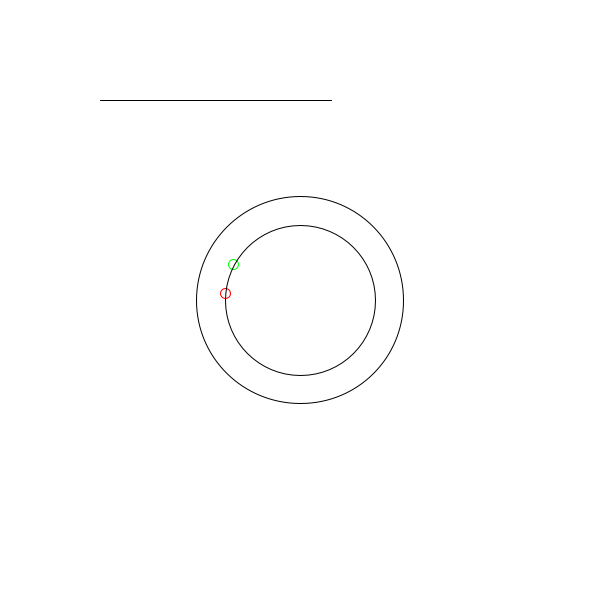
Frame 1 (no input)
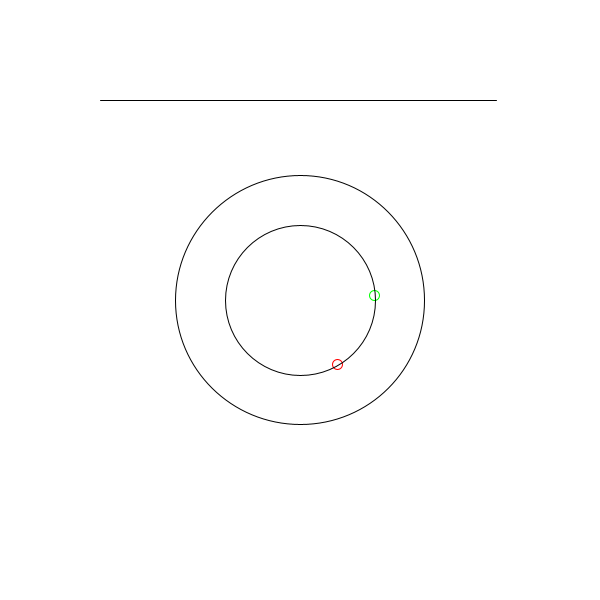
Frame 60 (the mouse pressed at the canvas centre just before this capture)
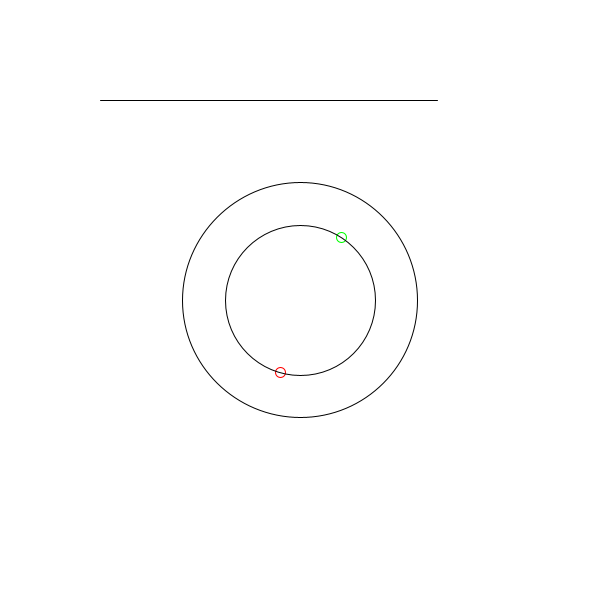
Frame 120 (the mouse held since frame 60 and released just before this capture)

The Processing sketch that drew these frames (run headless with seeded random() and noise(); from frame 60 on, the mouse is pressed at the canvas centre):

// Processing sketch: interpolation
// ── interpolation.pde
void setup()
{
  size( 600,600 );
}

void draw()
{
  
  background( 0xFF );
  noFill();
  
  
  translate( 300,300 );
  
  float t = .5 + sin( millis() * 0.001 ) * .5;
  
  
  stroke( 0 );
  float radius = interpolate( t, 150, 250 );
  ellipse( 0,0, radius, radius );
  
  float angle;
  PVector p;
  
  radius = 150;
  
  //fail
  angle = lerp( t, 0, PI * 2 );
  p = new PVector(  cos( angle ) * radius * .5,
                    sin( angle ) * radius * .5 );
  stroke( 0xFF, 0, 0 );
  ellipse( p.x, p.y, 10, 10 );
  
  //yeah!
  angle = interpolate( t, 0, PI * 2 );
  p = new PVector(  cos( angle ) * radius * .5,
                    sin( angle ) * radius * .5 );
  
  stroke( 0,0xFF,0 );
  ellipse( p.x, p.y, 10, 10 );
  
  
  stroke( 0 );
  ellipse( 0, 0, radius,radius );
  line( -200, -200, interpolate( t, -200, 200), -200 );
  
  
  
}

float interpolate( float t, float a, float b )
{
  return a + ( b - a ) * t;
}


float myNorm( float value, float a, float b )
{
  return ( value - a ) / ( b - a );
}
